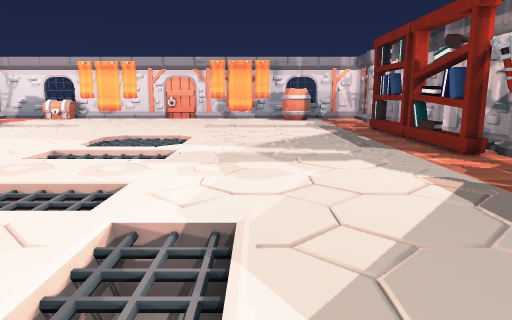
[1] (above)

16 first-person views from a walk through a Unity game level. The camera is 1.5 m above the floor, tilts 10° down and sees 70° across. The floor is counted in squares, 1 m on a side. Each view is taken from the middle of a square. On the plan, view 1 faces up. The plan holds only what a view shows up to about 16 squares ahead; the rest is blank. The player character is not drawn.

[2]
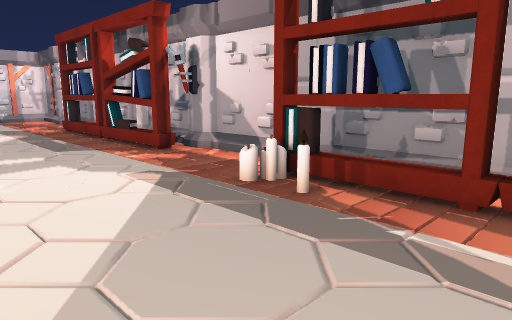

[3]
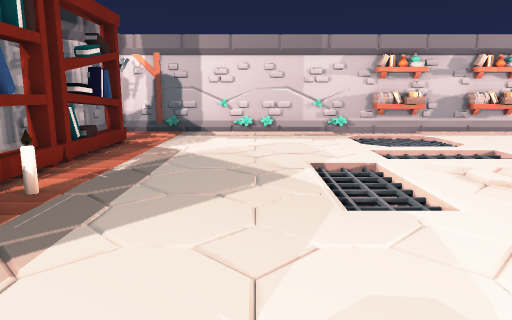

[4]
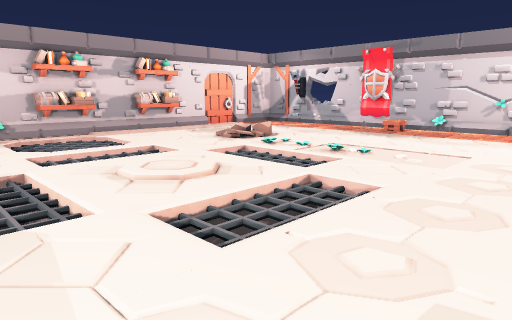

[5]
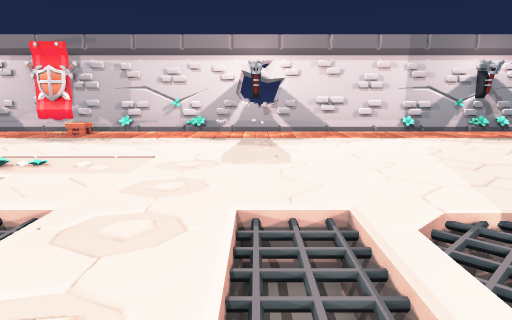

[6]
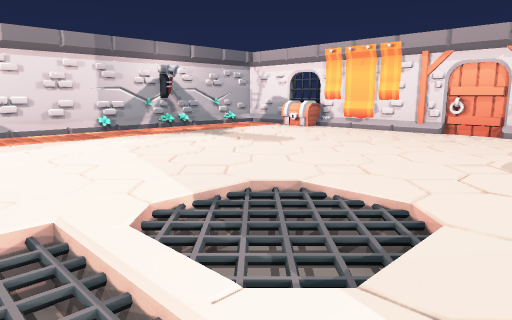

[7]
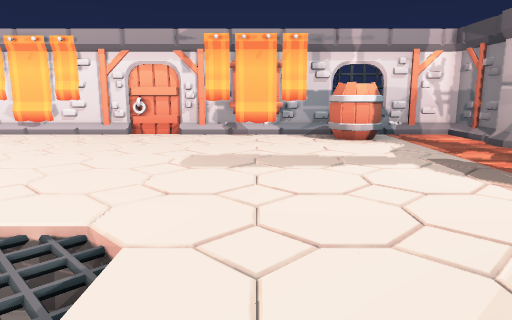

[8]
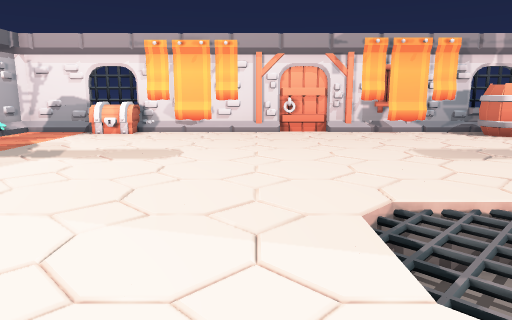

[9]
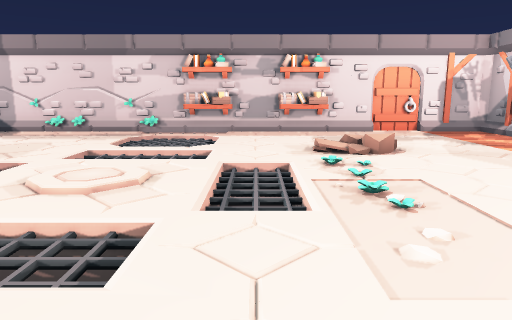

[10]
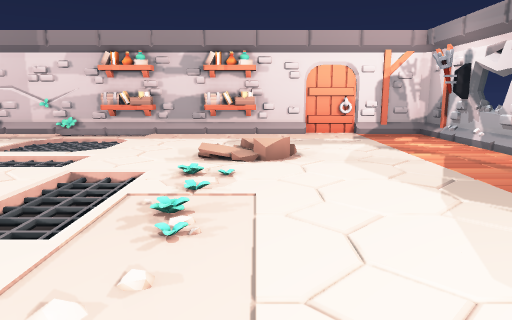

[11]
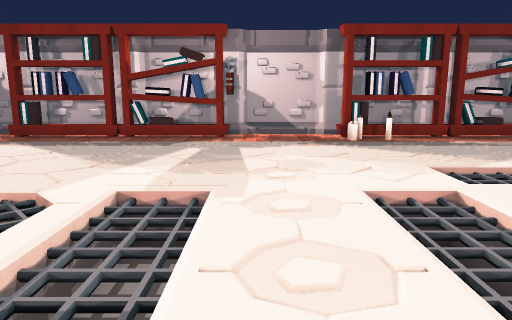

[12]
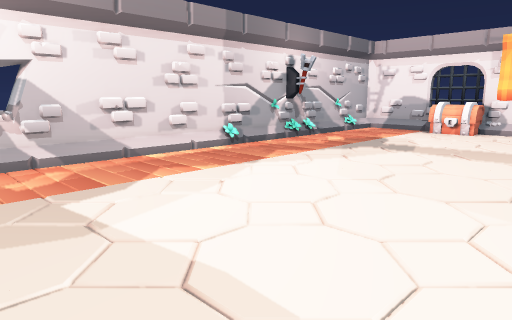

[13]
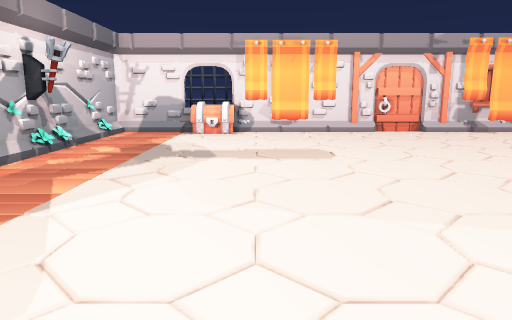

[14]
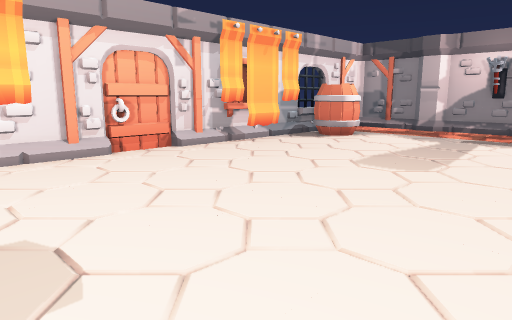

[15]
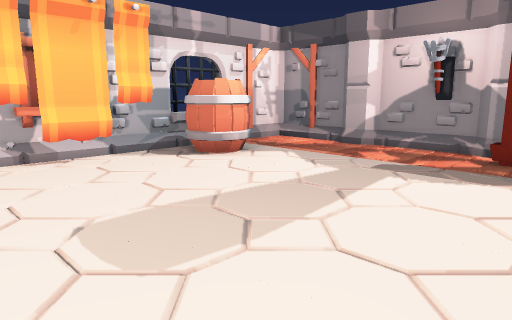

[16]
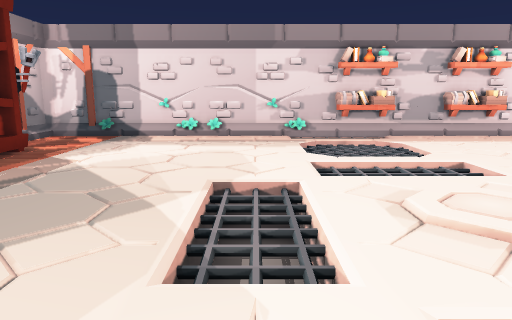

### Floor plan
Key: @ floor where view 1 was taken; # wall or solid block; . main floor; - floor 0.25 m lower than the main floor; / step, stairs or slope; = window, fence, low wall or low ledge; v drop or lower ground; B bookshelf; P pillar; C candle; A banner; R barrel; H chest; O other object.
Columns run from 17 left of view 1 to 7 right of it. Each row starts with its distance up from view 1.
 25 #######OOO###############
 24 #..#HHAAAA....#AAA#RR#..#
 23 #...HH.............RR...#
 22 #..................RR...#
 21 #......................P#
 20 #.......................P
 19 #.......................#
 18 #.......................#
 17 #......................P#
 16 #.....................BBP
 15 #.....................BB#
 14 #...........vvv.......BB#
 13 #...........vvv........P#
 12 #...........vvv.......BBP
 11 #...........vvv.......BB#
 10 #...........---.......BB#
  9 #...........v--........##
  8 #.......................P
  7 #.......................#
  6 #...........v--.........#
  5 #...........---.......CP#
  4 #......   v.....v.....CBP
  3 #......   v.....v.....CB#
  2 #......   v.....v.....BB#
  1 #......   v.....v......P#
  0 #...........---..@....BBP
 -1 #.....///...---.......BB#
 -2 #......//...vvv.......BBP
 -3 =...........vvv........P#
 -4 #...........vvv........ #
 -5 #...........vvv.........#
 -6 #......OOO.OOO-.........#
 -7 ########O###O############

Positions as (right, up) in squares from view 1, and headings:
1: (0, 0), facing up
2: (0, 0), facing up-right
3: (1, 9), facing down
4: (0, 9), facing down-left
5: (-1, 9), facing left
6: (-1, 9), facing up-left
7: (-1, 10), facing up
8: (-7, 9), facing up
9: (-7, 9), facing down
10: (-10, 8), facing down
11: (-8, 8), facing right
12: (-8, 8), facing up-left
13: (-11, 9), facing up
14: (-10, 15), facing up-right
15: (-4, 15), facing up-right
16: (-1, 7), facing down
